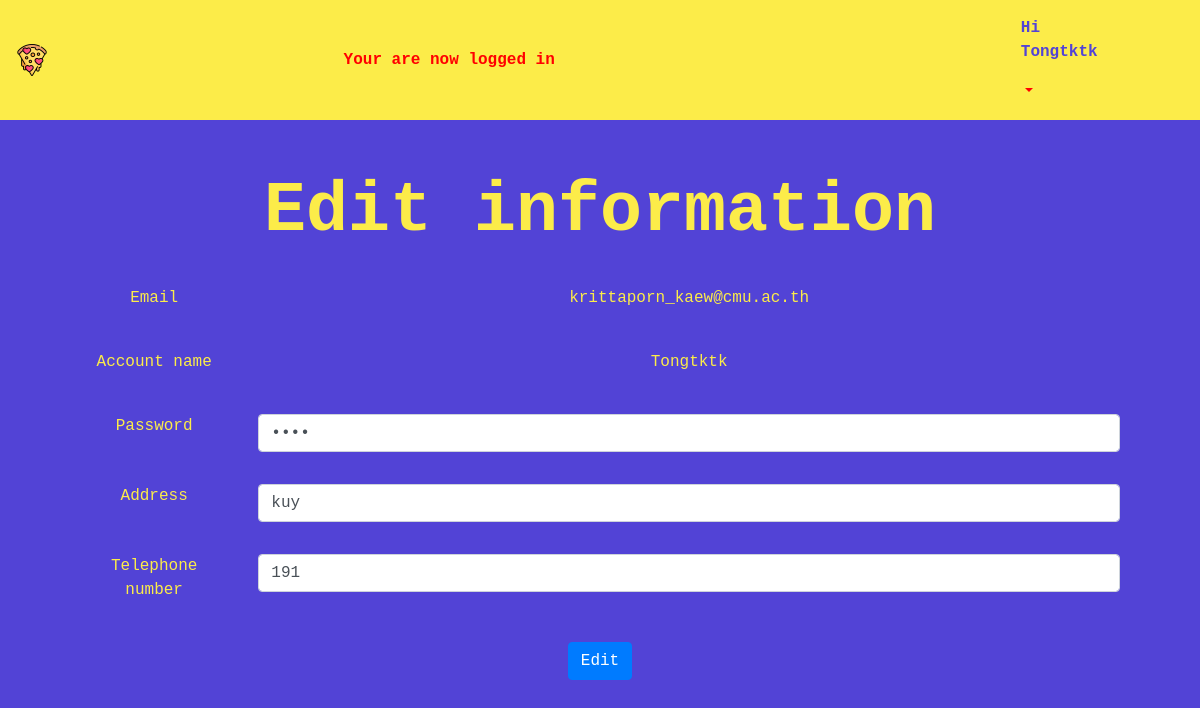
The page /update_info.php (signed in) on the database its author committed.
### tables this page shows
CREATE TABLE `accounts` (
  `Account_ID` int(11) NOT NULL,
  `email` varchar(100) NOT NULL,
  `username` varchar(20) NOT NULL,
  `password` varchar(20) NOT NULL,
  `address` varchar(200) NOT NULL,
  `tel_num` varchar(15) NOT NULL
);

### update_info.php (the view, shortened to what this page needs)
<?php
    $conn = mysqli_connect('localhost','root','','yuzu pizza');
    $sql = "SELECT * FROM accounts WHERE username = '".$_SESSION['name']."' ";
    $query = mysqli_query($conn,$sql);
    $result = mysqli_fetch_array($query,MYSQLI_ASSOC);
?>
<!doctype html>
<html lang="en">
<head>
    <link rel="stylesheet" href="https://maxcdn.bootstrapcdn.com/bootstrap/4.0.0/css/bootstrap.min.css"
>
    <link rel="stylesheet" href="history_and_update.css">
</head>
<body data-spy="scroll" data-target=".navbar" data-offset="20">
    <nav class="navbar navbar-expand-lg sticky-top">
        <a class="navbar-brand" href="index.php">
            <?php
                $imgUrl = "assets/pizza.png";
            ?>
            <img src="<?= $imgUrl; ?>"/>
        </a>
        <div class="collapse navbar-collapse" id="navbarSupportedContent">
            <?php if (isset($_SESSION['success'])) : ?>
                <div class="success">
                    <a style="color:red; margin-right:450px;">
                        <?php
                            echo $_SESSION['success'];
                        ?>
                    </a>
                </div>
            <?php endif ?>
            <div class="nav-item dropdown" style="margin-right: 8%; width:8%; height:auto;">
                <a class="nav-link dropdown-toggle" href="#" id="navbarDropdown" role="button" data-toggle="dropdown" aria-haspopup="true" aria-expanded="false" style="color:red;">
                <p style="color: #5243d6;">Hi <strong>
                        <?php echo $_SESSION['name']; ?></strong>
                    </p>
                </a>
            </div>
        </div>
    </nav>
    <section class="container" >
        <center>
            <h1 style="font-size: 70px; font-weight:bold;">Edit information</h1>
        <form action="update_info_db.php" method="post">
            <div class="form-group row">
                <div class="form-group col-md-2">
                    <label>Email</label>
                </div>
                <div class="form-group col-md-10">
                    <?php echo $result["email"];?>
                </div>
            </div>
            <div class="form-group row">
                <div class="form-group col-md-2">
                    <label>Account name</label>
                </div>
                <div class="form-group col-md-10">
                    <?php echo $result["username"];?>
                </div>
            </div>
            <div class="form-group row">
                <div class="form-group col-md-2">
                    <label>Password</label>
                </div>
                <div class="form-group col-md-10">
                    <input type="password" class="form-control" name="password" value="<?php echo $result["password"];?>">
                </div>
            </div>
            <div class="form-group row">
                <div class="form-group col-md-2">
                    <label>Address</label>
                </div>
                <div class="form-group col-md-10">
                    <input type="text" class="form-control" name="address" value="<?php echo $result["address"];?>">
                </div>
            </div>
            <div class="form-group row">
                <div class="form-group col-md-2">
                    <label>Telephone number</label>
                </div>
                <div class="form-group col-md-10">
                    <input type="text" class="form-control" name="tel_num" value="<?php echo $result["tel_num"];?>">
                </div>
            </div>
            <button type="submit" class="btn btn-primary">Edit</button>
        </form>
        </center>
    </section>
</body>
</html>

### history_and_update.css (style rules this page uses)
html { scroll-behavior: smooth; }
body { background-color:#5243d6; font-family: 'Courier New', Courier, monospace; color: #fcec49; }
nav { background-color:#fcec49; font-weight: bold; }
.container { padding: 50px ; }

### rows shown on the page
accounts: email "krittaporn_kaew@cmu.ac.th", username "Tongtktk", address "kuy", tel_num "191"

### other values the page prints
$_SESSION['success'] "Your are now logged in"
$_SESSION['name'] "Tongtktk"
